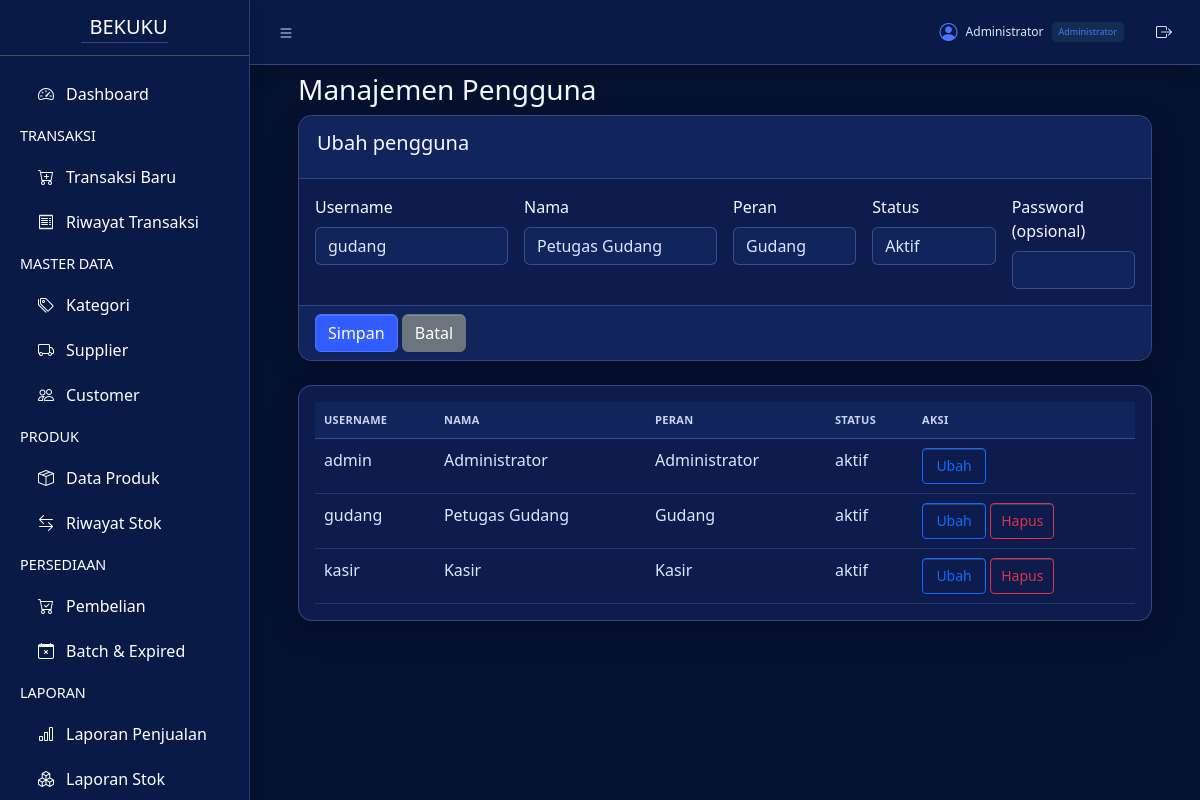
Screenshot of /users/index.php?edit=3 (signed in) with the database file from the repository.
### tables this page shows
CREATE TABLE IF NOT EXISTS `users` (
  `user_id` INT UNSIGNED NOT NULL AUTO_INCREMENT,
  `username` VARCHAR(50) NOT NULL,
  `name` VARCHAR(100) NOT NULL,
  `password_hash` VARCHAR(255) NOT NULL,
  `role` ENUM('admin','kasir','gudang') NOT NULL,
  `status` ENUM('aktif','nonaktif') NOT NULL DEFAULT 'aktif',
  `created_at` TIMESTAMP NOT NULL DEFAULT CURRENT_TIMESTAMP,
  `updated_at` TIMESTAMP NOT NULL DEFAULT CURRENT_TIMESTAMP ON UPDATE CURRENT_TIMESTAMP,
  PRIMARY KEY (`user_id`),
  UNIQUE KEY `uq_users_username` (`username`),
  KEY `idx_users_role_status` (`role`, `status`)
);

### config/app.php (called while the page is built, shortened)
<?php
function bekuku_user(): array
{
    return $_SESSION['bekuku_user'] ?? [];
}
function bekuku_role_label(string $role): string
{
    return [
        'admin' => 'Administrator',
        'kasir' => 'Kasir',
        'gudang' => 'Gudang',
    ][$role] ?? ucfirst($role);
}
function bekuku_base_path(): string
{
    $requestPath = parse_url($_SERVER['REQUEST_URI'] ?? '/', PHP_URL_PATH) ?: '/';
    $segments = array_values(array_filter(explode('/', $requestPath), 'strlen'));
    if ($segments !== []) {
        $candidate = '/' . $segments[0];
        $documentRoot = (string) ($_SERVER['DOCUMENT_ROOT'] ?? '');
        $projectName = basename(dirname(__DIR__));
    }
    return '';
}
function bekuku_url(string $path = ''): string
{
    $base = bekuku_base_path();
    if ($path === '') {
        return $base === '' ? '/' : $base;
    }
    $normalized = '/' . ltrim($path, '/');
    return $base === '' ? $normalized : $base . $normalized;
}

### users/index.php (the view, shortened to what this page needs)
<?php
require_once __DIR__ . '/../config/app.php';
require_once __DIR__ . '/../config/database.php';
$editing = null;
if (isset($_GET['edit'])) {
    $stmt = $conn->prepare('SELECT user_id, username, name, role, status FROM users WHERE user_id = ?');
    $stmt->execute([(int) $_GET['edit']]);
    $editing = $stmt->fetch(PDO::FETCH_ASSOC) ?: null;
}
$users = $conn->query('SELECT user_id, username, name, role, status, created_at FROM users ORDER BY username')->fetchAll(PDO::FETCH_ASSOC);
?>
<!DOCTYPE html>
<html lang="id">
<head>
    <link rel="stylesheet" href="https://cdn.jsdelivr.net/npm/bootstrap-icons@1.13.1/font/bootstrap-icons.min.css">
    <link rel="stylesheet" href="<?= bekuku_url('assets/css/users.css') ?>?v=202610240033">
</head>
<body class="layout-fixed sidebar-expand-lg bg-body-tertiary">
<div class="app-wrapper">
    <?php require_once __DIR__ . '/../includes/header.php'; ?>
    <main class="app-main"><div class="app-content p-4">
        <div class="container-fluid">
            <h3>Manajemen Pengguna</h3>
            <div class="card mb-4"><div class="card-header"><h5><?= $editing ? 'Ubah pengguna' : 'Tambah pengguna' ?></h5></div>
                <form method="post"><input type="hidden" name="action" value="save">
                    <div class="card-body row g-3">
                        <div class="col-md-3"><label class="form-label">Username</label><input class="form-control" name="username" required value="<?= htmlspecialchars($editing['username'] ?? '', ENT_QUOTES, 'UTF-8') ?>"></div>
                        <div class="col-md-3"><label class="form-label">Nama</label><input class="form-control" name="name" required value="<?= htmlspecialchars($editing['name'] ?? '', ENT_QUOTES, 'UTF-8') ?>"></div>
                        <div class="col-md-2"><label class="form-label">Peran</label><select class="form-select" name="role"><?php foreach (['admin', 'kasir', 'gudang'] as $role): ?><option value="<?= $role ?>" <?= ($editing['role'] ?? '') === $role ? 'selected' : '' ?>><?= bekuku_role_label($role) ?></option><?php endforeach; ?></select></div>
                        <div class="col-md-2"><label class="form-label">Status</label><select class="form-select" name="status"><option value="aktif" <?= ($editing['status'] ?? 'aktif') === 'aktif' ? 'selected' : '' ?>>Aktif</option></select></div>
                        <div class="col-md-2"><label class="form-label">Password <?= $editing ? '(opsional)' : '' ?></label><input class="form-control" type="password" name="password" <?= $editing ? '' : 'required' ?> minlength="8"></div>
                    </div><div class="card-footer"><button class="btn btn-primary">Simpan</button><?php if ($editing): ?> <a class="btn btn-secondary" href="index.php">Batal</a><?php endif; ?></div>
                </form>
            </div>
            <div class="card"><div class="card-body table-responsive"><table class="table"><thead><tr><th>Username</th><th>Nama</th><th>Peran</th><th>Status</th><th>Aksi</th></tr></thead><tbody>
            <?php foreach ($users as $user): ?><tr><td><?= htmlspecialchars($user['username'], ENT_QUOTES, 'UTF-8') ?></td><td><?= htmlspecialchars($user['name'], ENT_QUOTES, 'UTF-8') ?></td><td><?= bekuku_role_label($user['role']) ?></td><td><?= htmlspecialchars($user['status'], ENT_QUOTES, 'UTF-8') ?></td><td><a class="btn btn-sm btn-outline-primary" href="?edit=<?= (int) $user['user_id'] ?>">Ubah</a> <?php if ((int) $user['user_id'] !== (int) (bekuku_user()['id'] ?? 0)): ?><form method="post" class="d-inline" data-delete-user-form><input type="hidden" name="action" value="delete"><input type="hidden" name="user_id" value="<?= (int) $user['user_id'] ?>"><?= bekuku_csrf_field() ?><button type="submit" class="btn btn-sm btn-outline-danger">Hapus</button></form><?php endif; ?></td></tr><?php endforeach; ?>
            </tbody></table></div></div>
        </div>
    </div></main>
    <?php require_once __DIR__ . '/../includes/sidebar.php'; ?>
</div>
</body></html>

### includes/navbar.php (shortened to what this page needs)
<nav class="app-header navbar navbar-expand bg-body">
    <div class="container-fluid">
        <ul class="navbar-nav">
            <li class="nav-item">
                <a
                    class="nav-link"
                    data-lte-toggle="sidebar"
                    href="#"
                    role="button"
                >
                    <i class="bi bi-list"></i>
                </a>
            </li>
        </ul>
        <ul class="navbar-nav ms-auto">
            <?php $currentUser = bekuku_user(); ?>
            <li class="nav-item">
                <span class="nav-link bekuku-user-pill">
                    <i class="bi bi-person-circle"></i>
                    <span><?= htmlspecialchars($currentUser['name'] ?? 'Pengguna', ENT_QUOTES, 'UTF-8') ?></span>
                    <small><?= htmlspecialchars(bekuku_role_label($currentUser['role'] ?? ''), ENT_QUOTES, 'UTF-8') ?></small>
                </span>
            </li>
            <li class="nav-item">
                <a
                    class="nav-link bekuku-logout-link"
                    href="<?= bekuku_url('logout.php') ?>"
                    title="Keluar"
                    data-logout
                ><i class="bi bi-box-arrow-right"></i></a>
            </li>
        </ul>
    </div>
</nav>

### assets/css/popup-scrollbars.css (style rules this page uses)
html, body, * { scrollbar-color: #263d78 #07112f; scrollbar-width: thin; }

### rows the page displays
users: name "Administrator", role "Administrator", username "admin", status "aktif"
users: username "gudang", name "Petugas Gudang", status "Aktif", role "Gudang", status "aktif"
users: username "kasir", name "Kasir", role "Kasir", status "aktif"

### other values shown
form field role "Gudang"
